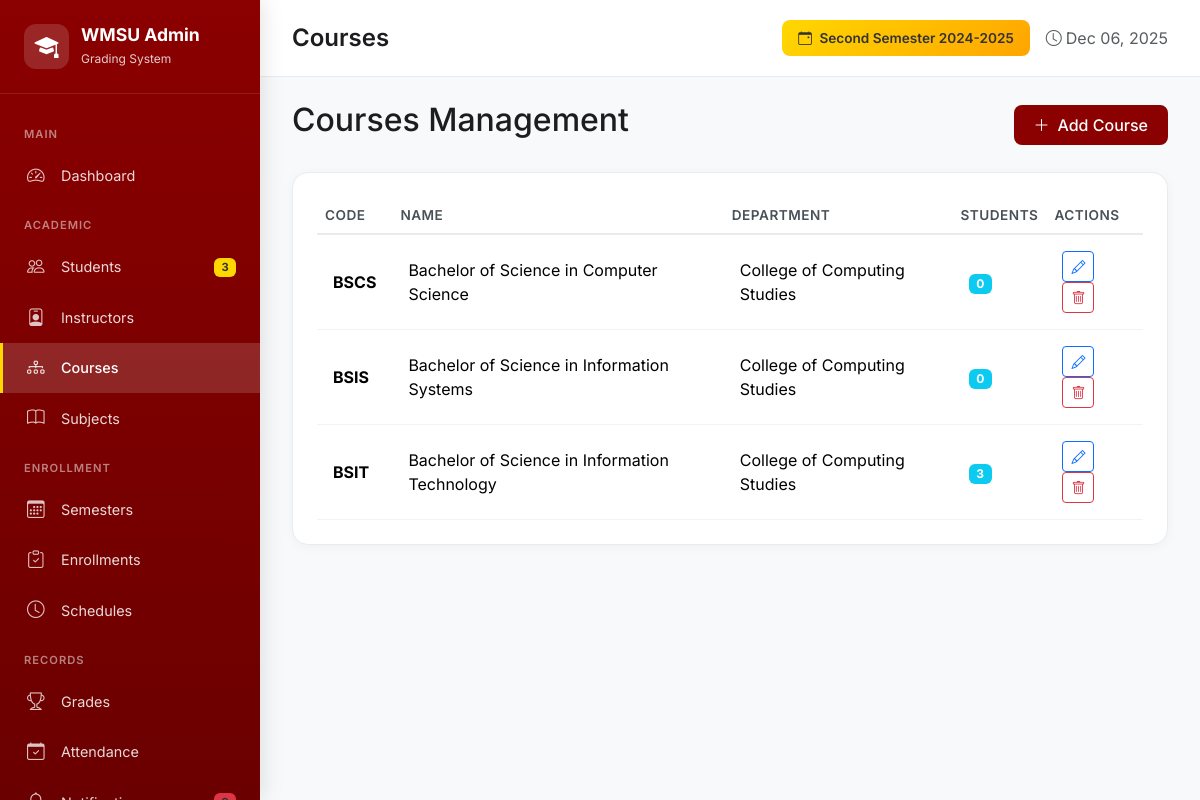
Screenshot of /admin/index.php?page=courses (signed in) with the database file from the repository.
### tables this page shows
CREATE TABLE `semesters` (
  `id` int(11) NOT NULL,
  `name` varchar(100) NOT NULL,
  `academic_year` varchar(20) NOT NULL,
  `semester_number` int(11) NOT NULL,
  `start_date` date DEFAULT NULL,
  `end_date` date DEFAULT NULL,
  `is_current` tinyint(1) DEFAULT 0,
  `created_at` timestamp NOT NULL DEFAULT current_timestamp()
);

CREATE TABLE `courses` (
  `id` int(11) NOT NULL,
  `code` varchar(20) NOT NULL,
  `name` varchar(255) NOT NULL,
  `department` varchar(255) DEFAULT NULL,
  `created_at` timestamp NOT NULL DEFAULT current_timestamp()
);

### admin/pages/courses.php (the view, shortened to what this page needs)
<?php
$courses = $db->query("
    SELECT c.*, COUNT(s.id) as student_count
    FROM courses c
    LEFT JOIN students s ON c.code = s.course
    GROUP BY c.id
    ORDER BY c.code ASC
")->fetchAll();
?>
<div class="d-flex justify-content-between align-items-center mb-4">
    <h2>Courses Management</h2>
    <button class="btn btn-wmsu" data-bs-toggle="modal" data-bs-target="#addCourseModal">
        <i class="bi bi-plus-lg me-2"></i>Add Course
    </button>
</div>
<div class="card">
    <div class="card-body">
        <div class="table-responsive">
            <table class="table table-hover">
                <thead>
                    <tr>
                        <th>Code</th>
                        <th>Name</th>
                        <th>Department</th>
                        <th>Students</th>
                        <th>Actions</th>
                    </tr>
                </thead>
                <tbody>
                    <?php foreach ($courses as $course): ?>
                    <tr>
                        <td><strong><?= htmlspecialchars($course['code']) ?></strong></td>
                        <td><?= htmlspecialchars($course['name']) ?></td>
                        <td><?= htmlspecialchars($course['department'] ?? '-') ?></td>
                        <td><span class="badge bg-info"><?= $course['student_count'] ?></span></td>
                        <td>
                            <button class="btn btn-sm btn-outline-primary" onclick='editCourse(<?= json_encode($course) ?>)'>
                                <i class="bi bi-pencil"></i>
                            </button>
                            <button class="btn btn-sm btn-outline-danger" onclick="deleteCourse(<?= $course['id'] ?>, '<?= htmlspecialchars($course['code']) ?>')">
                                <i class="bi bi-trash"></i>
                            </button>
                        </td>
                    </tr>
                    <?php endforeach; ?>
                </tbody>
            </table>
        </div>
    </div>
</div>

### admin/index.php (shortened to what this page needs)
<?php
$isLoggedIn = isset($_SESSION['admin_logged_in']) && $_SESSION['admin_logged_in'] === true;
$page = $_GET['page'] ?? 'dashboard';
$db = null;
$stats = [];
if ($isLoggedIn) {
    try {
        $db = getConnection();
        $stats['students'] = $db->query("SELECT COUNT(*) as count FROM students")->fetch()['count'];
        $stats['active_students'] = $db->query("SELECT COUNT(*) as count FROM students WHERE status = 'active'")->fetch()['count'];
        $stats['subjects'] = $db->query("SELECT COUNT(*) as count FROM subjects")->fetch()['count'];
        $stats['instructors'] = $db->query("SELECT COUNT(*) as count FROM instructors")->fetch()['count'];
        $stats['enrollments'] = $db->query("SELECT COUNT(*) as count FROM enrollments WHERE status = 'enrolled'")->fetch()['count'];
        $stats['grades'] = $db->query("SELECT COUNT(*) as count FROM grades WHERE final_grade IS NOT NULL")->fetch()['count'];
        $stats['semesters'] = $db->query("SELECT COUNT(*) as count FROM semesters")->fetch()['count'];
        $stats['courses'] = $db->query("SELECT COUNT(*) as count FROM courses")->fetch()['count'];
        $stats['unread_notifications'] = $db->query("SELECT COUNT(*) as count FROM notifications WHERE read_at IS NULL")->fetch()['count'];
        $currentSemester = $db->query("SELECT * FROM semesters WHERE is_current = 1 LIMIT 1")->fetch();
    } catch (Exception $e) {
        $dbError = $e->getMessage();
    }
}
?>
<!DOCTYPE html>
<html lang="en">
<head>
    <link href="https://cdn.jsdelivr.net/npm/bootstrap@5.3.2/dist/css/bootstrap.min.css" rel="stylesheet">
    <link href="https://cdn.jsdelivr.net/npm/bootstrap-icons@1.11.1/font/bootstrap-icons.css" rel="stylesheet">
</head>
<body>
    <?php if (!$isLoggedIn): ?>
    <div class="login-container">
        <div class="login-card">
            <div class="text-center">
                <div class="logo-icon"><i class="bi bi-mortarboard-fill"></i></div>
                <h3>WMSU Grading System</h3>
                <p class="text-muted mb-4">Admin Dashboard</p>
            </div>
            <?php if (isset($loginError)): ?>
            <div class="alert alert-danger"><?= htmlspecialchars($loginError) ?></div>
            <?php endif; ?>
            <form method="POST">
                <div class="mb-4">
                    <label class="form-label fw-semibold">Admin Password</label>
                    <input type="password" name="password" class="form-control form-control-lg" placeholder="Enter password" required autofocus>
                </div>
                <button type="submit" name="admin_login" class="btn btn-wmsu btn-lg w-100">
                    <i class="bi bi-box-arrow-in-right me-2"></i>Login
                </button>
            </form>
            <p class="text-muted text-center mt-4 mb-0">
                <small><i class="bi bi-info-circle me-1"></i>Default password: admin123</small>
            </p>
        </div>
    </div>
    <?php else: ?>
    <div class="sidebar">
        <div class="sidebar-brand">
            <div class="sidebar-brand-icon"><i class="bi bi-mortarboard-fill"></i></div>
            <div>
                <h4>WMSU Admin</h4>
                <small>Grading System</small>
            </div>
        </div>
        <nav class="sidebar-nav">
            <div class="nav-section">Main</div>
            <a class="nav-link <?= $page === 'dashboard' ? 'active' : '' ?>" href="?page=dashboard">
                <i class="bi bi-speedometer2"></i> Dashboard
            </a>
            <div class="nav-section">Academic</div>
            <a class="nav-link <?= $page === 'students' ? 'active' : '' ?>" href="?page=students">
                <i class="bi bi-people"></i> Students
                <span class="badge"><?= $stats['active_students'] ?? 0 ?></span>
            </a>
            <a class="nav-link <?= $page === 'instructors' ? 'active' : '' ?>" href="?page=instructors">
                <i class="bi bi-person-badge"></i> Instructors
            </a>
            <a class="nav-link <?= $page === 'courses' ? 'active' : '' ?>" href="?page=courses">
                <i class="bi bi-diagram-3"></i> Courses
            </a>
            <a class="nav-link <?= $page === 'subjects' ? 'active' : '' ?>" href="?page=subjects">
                <i class="bi bi-book"></i> Subjects
            </a>
            <div class="nav-section">Enrollment</div>
            <a class="nav-link <?= $page === 'semesters' ? 'active' : '' ?>" href="?page=semesters">
                <i class="bi bi-calendar3"></i> Semesters
            </a>
            <a class="nav-link <?= $page === 'enrollments' ? 'active' : '' ?>" href="?page=enrollments">
                <i class="bi bi-clipboard-check"></i> Enrollments
            </a>
            <a class="nav-link <?= $page === 'schedules' ? 'active' : '' ?>" href="?page=schedules">
                <i class="bi bi-clock"></i> Schedules
            </a>
            <div class="nav-section">Records</div>
            <a class="nav-link <?= $page === 'grades' ? 'active' : '' ?>" href="?page=grades">
                <i class="bi bi-trophy"></i> Grades
            </a>
            <a class="nav-link <?= $page === 'attendance' ? 'active' : '' ?>" href="?page=attendance">
                <i class="bi bi-calendar-check"></i> Attendance
            </a>
            <a class="nav-link <?= $page === 'notifications' ? 'active' : '' ?>" href="?page=notifications">
                <i class="bi bi-bell"></i> Notifications
                <?php if (($stats['unread_notifications'] ?? 0) > 0): ?>
                <span class="badge bg-danger"><?= $stats['unread_notifications'] ?></span>
                <?php endif; ?>
            </a>
        </nav>
    </div>
    <div class="main-content">
        <div class="content-header">
            <h4>
                <?php
                $pageTitles = [
                    'dashboard' => 'Dashboard', 'students' => 'Students', 'instructors' => 'Instructors',
                    'courses' => 'Courses', 'subjects' => 'Subjects', 'semesters' => 'Semesters',
                    'enrollments' => 'Enrollments', 'schedules' => 'Schedules', 'grades' => 'Grades',
                    'attendance' => 'Attendance', 'notifications' => 'Notifications',
                ];
                echo $pageTitles[$page] ?? 'Dashboard';
                ?>
            </h4>
            <div class="d-flex align-items-center gap-3">
                <?php if ($currentSemester): ?>
                <span class="semester-badge">
                    <i class="bi bi-calendar-event me-1"></i>
                    <?= htmlspecialchars($currentSemester['name'] . ' ' . $currentSemester['academic_year']) ?>
                </span>
                <?php endif; ?>
                <span class="text-muted"><i class="bi bi-clock me-1"></i><?= date('M d, Y') ?></span>
            </div>
        </div>
        <div class="content-body">
            <?php
            switch ($page) {
                case 'courses': include 'pages/courses.php'; break;
                    ?>
                    <?php break;
            }
            ?>
        </div>
    </div>
    <?php endif; ?>
</body>
</html>

### admin/index.php (style rules this page uses)
:root { --wmsu-crimson: #8B0000; --wmsu-crimson-dark: #6B0000; --wmsu-gold: #FFD700; --sidebar-width: 260px; }
* { margin: 0; padding: 0; box-sizing: border-box; }
body { font-family: 'Inter', -apple-system, BlinkMacSystemFont, 'Segoe UI', Roboto, sans-serif; background-color: #f8f9fa; color: #1d1d1f; }
.sidebar { background: linear-gradient(180deg, var(--wmsu-crimson) 0%, var(--wmsu-crimson-dark) 100%); width: var(--sidebar-width); height: 100vh; position: fixed; left: 0; top: 0; z-index: 1000; overflow-y: auto; box-shadow: 4px 0 20px rgba(0,0,0,0.1); }
.sidebar-brand { padding: 1.5rem; color: white; border-bottom: 1px solid rgba(255,255,255,0.1); display: flex; align-items: center; gap: 12px; }
.sidebar-brand-icon { width: 45px; height: 45px; background: rgba(255,255,255,0.15); border-radius: 12px; display: flex; align-items: center; justify-content: center; font-size: 1.5rem; }
.sidebar-brand h4 { margin: 0; font-weight: 700; font-size: 1.1rem; }
.sidebar-brand small { opacity: 0.8; font-size: 0.75rem; }
.sidebar-nav { padding: 1rem 0; }
.nav-section { padding: 0.5rem 1.5rem; color: rgba(255,255,255,0.5); font-size: 0.7rem; text-transform: uppercase; letter-spacing: 1px; font-weight: 600; margin-top: 0.5rem; }
.nav-link { color: rgba(255,255,255,0.85) !important; padding: 0.75rem 1.5rem; display: flex; align-items: center; gap: 12px; border-left: 3px solid transparent; transition: all 0.2s ease; font-size: 0.9rem; text-decoration: none; }
.nav-link.active { color: white !important; background: rgba(255,255,255,0.15); border-left-color: var(--wmsu-gold); font-weight: 500; }
.nav-link i { width: 22px; font-size: 1.1rem; opacity: 0.9; }
.nav-link .badge { margin-left: auto; background: var(--wmsu-gold); color: #333; font-size: 0.7rem; }
.main-content { margin-left: var(--sidebar-width); min-height: 100vh; background: #f8f9fa; }
.content-header { background: white; padding: 1.25rem 2rem; border-bottom: 1px solid #e9ecef; display: flex; justify-content: space-between; align-items: center; position: sticky; top: 0; z-index: 100; }
.content-header h4 { margin: 0; font-weight: 600; }
.content-body { padding: 1.5rem 2rem; }
.card { border: none; border-radius: 16px; box-shadow: 0 2px 12px rgba(0,0,0,0.04); overflow: hidden; border: 1px solid #e9ecef; }
.card-body { padding: 1.5rem; }
.table { margin-bottom: 0; }
.table th { font-weight: 600; color: #495057; border-bottom: 2px solid #e9ecef; font-size: 0.85rem; text-transform: uppercase; letter-spacing: 0.5px; }
.table td { vertical-align: middle; padding: 1rem; border-color: #f1f3f4; }
.btn-wmsu { background: var(--wmsu-crimson); color: white; border: none; font-weight: 500; padding: 0.5rem 1.25rem; border-radius: 8px; transition: all 0.2s; }
.semester-badge { background: linear-gradient(135deg, var(--wmsu-gold), #FFA500); color: #333; padding: 0.5rem 1rem; border-radius: 8px; font-weight: 600; font-size: 0.85rem; }

### rows the page displays
semesters: name+academic_year "Second Semester 2024-2025"
courses: code "BSCS", name "Bachelor of Science in Computer Science", department "College of Computing Studies", student_count "0"
courses: code "BSIS", name "Bachelor of Science in Information Systems", department "College of Computing Studies", student_count "0"
courses: code "BSIT", name "Bachelor of Science in Information Technology", department "College of Computing Studies", student_count "3"

### other values shown
$stats['active_students'] "3"
$pageTitles[$page] "Courses"
